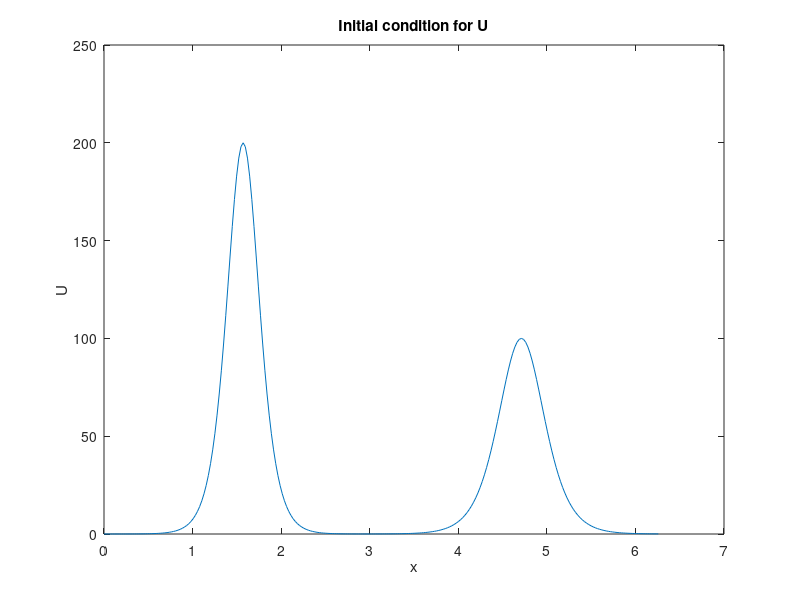
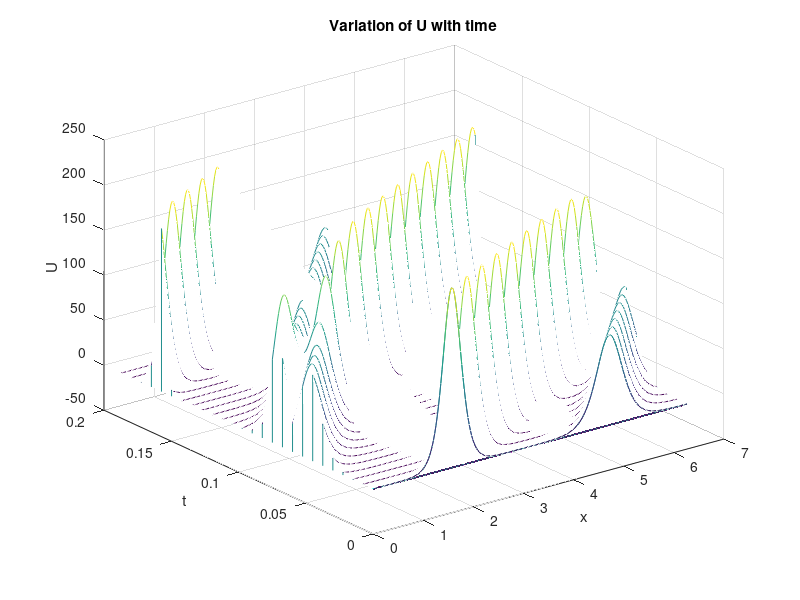
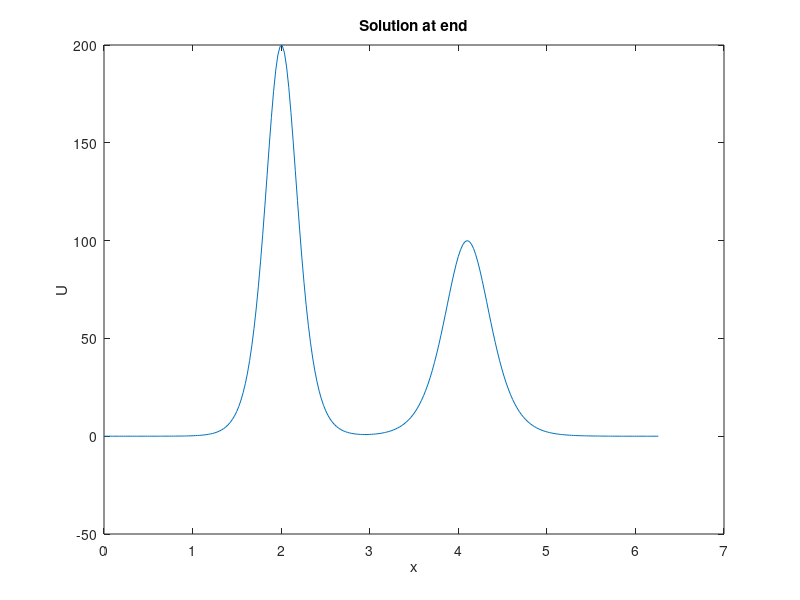

The MATLAB source for these figures, in order:
% Set the values for the KDV equation.
A = 100;
V = A/3.;
L = 2.*pi;
T = 2.*pi/V;
n = 128;

dx = L/(2.*n);
dt = (dx^3)/(2*pi^2);
m = round(T/dt);
t = 0.;
x = linspace(0,L-dx,2*n)';

wavenu = [0:n -n+1:-1]';
U_tk_1 = A*sech(sqrt(A/12.)*(x-3*pi/2)).^2 + 2*A*sech(sqrt(2.*A/12.)*(x-pi/2)).^2;
U_tk_2 = A*sech(sqrt(A/12.)*(x-3*pi/2 + V*dt)).^2 + 2*A*sech(sqrt(2.*A/12.)*(x-pi/2 + V*dt)).^2;

figure(1)
plot(x, U_tk_1, '-')
title("Initial condition for U")
xlabel("x")
ylabel("U")

% Store the solution at every 100th timestep to plot later.
U = zeros(2*n, round(m/100));
tvec = zeros(round(m/100), 1);

U(:, 1) = U_tk_1;
tvec(1) = t;

U_tk = zeros(2*n, 1);

% Move solution forward for each step in time.

num = 1;
for k = 1:m-1
    t = t + dt;

    uhat = fft(U_tk_1);
    what = 1i*wavenu.*(uhat);
    w = real(ifft(what));
    what = -1i*sin(dt*wavenu.^3).*(uhat);
    www = real(ifft(what));

    U_tk = U_tk_2 - 2*dt*U_tk_1.*w - 2.*www;
    U_tk_2 = U_tk_1;
    U_tk_1 = U_tk;

    if mod(k, 10000) == 0
        U(:, num + 1) = U_tk;
        tvec(num + 1) = t;
        num = num + 1;
    end
end

% Plot the final figures.
figure(2)
waterfall(x, tvec, U')
title("Variation of U with time")
xlabel("x")
ylabel("t")
zlabel("U")

val = length(U); 
value = input("Do you want a graph at a specific point in time? (No (0) or Yes (1)) ");
if value == 1
    k = round(input("At what value of t from 1 to val? "));
    figure(3)
    hold on
    vect = U(:,k)';
    plot(x, vect, "r")
    title("Plot at the given step in time")
    xlabel("x")
    ylabel("U")
end

figure(4)
plot(x, U_tk)
title("Solution at end")
xlabel("x")
ylabel("U")